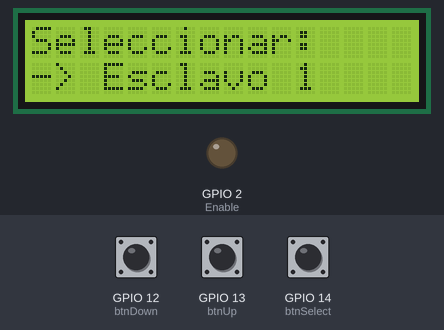
The sketch below on a simulated ESP32. Shown: 16×2 character LCD, output pins drawn as LEDs (lit = HIGH). The test bench sets the inputs (shaded band); at power-on: GPIO 14 (btnSelect) LOW, GPIO 12 (btnDown) LOW, GPIO 13 (btnUp) LOW. What the sketch prints to the serial monitor is not drawn.

Above: at 1.2 s.
1.3 s: GPIO 14 (btnSelect) pulled HIGH for 0.15 s
At 1.7 s:
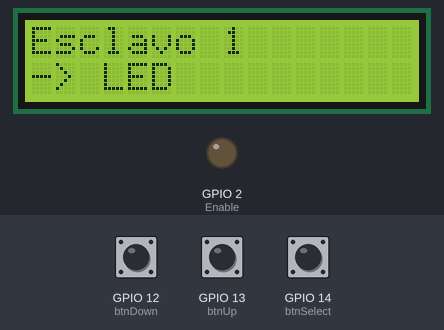
2.9 s: GPIO 12 (btnDown) pulled HIGH for 0.15 s
At 4.1 s:
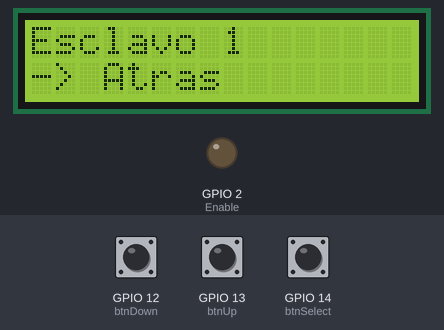
4.5 s: GPIO 12 (btnDown) pulled HIGH for 1 s
At 5.4 s:
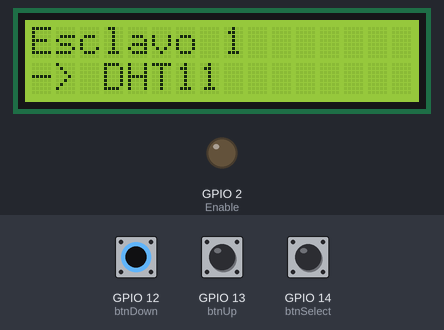
7.0 s: GPIO 14 (btnSelect) pulled HIGH for 1 s
At 10.8 s:
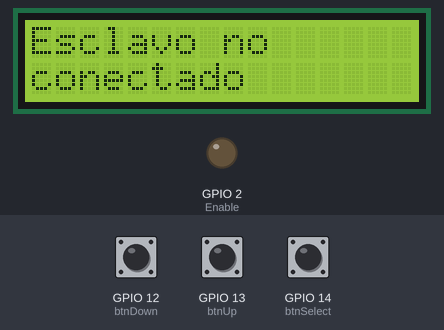
11.0 s: GPIO 13 (btnUp) pulled HIGH for 3.2 s
At 12.6 s:
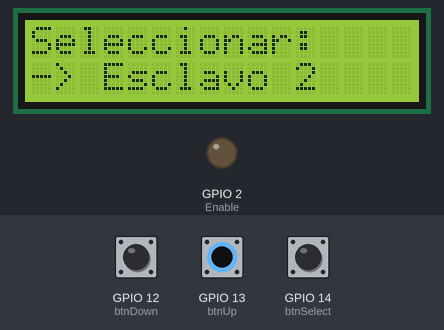
15.7 s: GPIO 14 (btnSelect) pulled HIGH for 0.15 s
At 16.4 s:
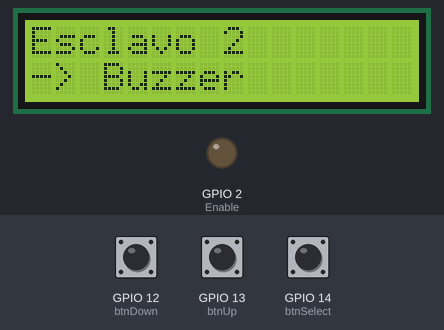
Timing chart, 0 to 18.3 s (numbered marks = the images above; inputs shaded):
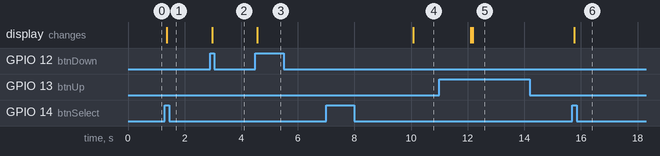

Measured:
- after the input at 1.3 s, the display: changes after 0.07 s (image 1)
- after the input at 2.9 s, the display: changes after 0.07 s (image 2)
- after the input at 4.5 s, the display: changes after 0.07 s (image 3)
- after the input at 7.0 s, the display: changes after 3.1 s (image 4)
- after the input at 11.0 s, the display: first differs from a run without the input after 1.2 s (image 5)
- after the input at 15.7 s, the display: changes after 0.07 s (image 6)

The sketch:

MASTER_CON_CASE.ino
```cpp
// MAESTRO RS-485 con MEF Unificada (estructura fiel al original y verificación detallada)
#include <Wire.h>
#include <LiquidCrystal_I2C.h>
#include <Arduino.h>
#include <string.h>
#include <HardwareSerial.h>
#include <Bounce2.h>

HardwareSerial SerialPort(2);

byte slave_1_id = 0b01;
byte slave_2_id = 0b10;
byte slave_3_id = 0b11;
byte CRC_CONSTANT = 0b011;

byte funcion_0 = 0b001;
byte funcion_1 = 0b010;
byte funcion_2 = 0b011;
byte funcion_3 = 0b100;
byte funcion_4 = 0b101;
byte funcion_5 = 0b110;

const int Enable = 2;
const int btnUp = 13, btnDown = 12, btnSelect = 14;
Bounce debouncerUp, debouncerDown, debouncerSelect;
const int debounceInterval = 50;

LiquidCrystal_I2C lcd(0x27, 16, 2);

enum EstadoSistema {
  MENU_PRINCIPAL,
  SUBMENU_ESCLAVO1,
  SUBMENU_ESCLAVO2,
  SUBMENU_ESCLAVO3,
  ESPERANDO_RESPUESTA
};
EstadoSistema estadoSistema = MENU_PRINCIPAL;

int menuOption = 0;
int submenuOption = 0;
const int maxOptions = 3;
const int maxSubmenuOptions = 3;

unsigned long tiempoEnvio = 0;
unsigned long timeoutRespuesta = 3000;

byte esclavoEsperado = 0;
byte funcionEsperada = 0;

void setup() {
  Serial.begin(9600);
  SerialPort.begin(9600, SERIAL_8N1, 16, 17);
  pinMode(Enable, OUTPUT);
  digitalWrite(Enable, LOW);
  pinMode(btnUp, INPUT);
  pinMode(btnDown, INPUT);
  pinMode(btnSelect, INPUT);
  debouncerUp.attach(btnUp); debouncerUp.interval(debounceInterval);
  debouncerDown.attach(btnDown); debouncerDown.interval(debounceInterval);
  debouncerSelect.attach(btnSelect); debouncerSelect.interval(debounceInterval);
  lcd.init();
  lcd.backlight();
  mostrarMenu(menuOption);
}

void loop() {
  debouncerUp.update();
  debouncerDown.update();
  debouncerSelect.update();

  switch (estadoSistema) {
    case MENU_PRINCIPAL:
      if (debouncerUp.rose()) { menuOption = (menuOption + 1) % maxOptions; mostrarMenu(menuOption); }
      if (debouncerDown.rose()) { menuOption = (menuOption - 1 + maxOptions) % maxOptions; mostrarMenu(menuOption); }
      if (debouncerSelect.rose()) {
        submenuOption = 0;
        estadoSistema = (EstadoSistema)(SUBMENU_ESCLAVO1 + menuOption);
        mostrarSubmenu(menuOption, submenuOption);
      }
      break;

   case SUBMENU_ESCLAVO1:
      if (debouncerUp.rose()) {
        submenuOption = (submenuOption + 1) % maxSubmenuOptions;
        mostrarSubmenu(0, submenuOption);
      }
      if (debouncerDown.rose()) {
        submenuOption = (submenuOption - 1 + maxSubmenuOptions) % maxSubmenuOptions;
        mostrarSubmenu(0, submenuOption);
      }
      if (debouncerSelect.rose()) {
        if (submenuOption == 2) {
          estadoSistema = MENU_PRINCIPAL;
          mostrarMenu(menuOption);
        } else {
          ejecutarFuncion(0, submenuOption);  // Esclavo 1: LED o DHT11
        }
      }
      break;

    case SUBMENU_ESCLAVO2:
      if (debouncerUp.rose()) {
        submenuOption = (submenuOption + 1) % maxSubmenuOptions;
        mostrarSubmenu(1, submenuOption);
      }
      if (debouncerDown.rose()) {
        submenuOption = (submenuOption - 1 + maxSubmenuOptions) % maxSubmenuOptions;
        mostrarSubmenu(1, submenuOption);
      }
      if (debouncerSelect.rose()) {
        if (submenuOption == 2) {
          estadoSistema = MENU_PRINCIPAL;
          mostrarMenu(menuOption);
        } else {
          ejecutarFuncion(1, submenuOption);  // Esclavo 2: Buzzer o HC-SR04
        }
      }
      break;

    case SUBMENU_ESCLAVO3:
      if (debouncerUp.rose()) {
        submenuOption = (submenuOption + 1) % maxSubmenuOptions;
        mostrarSubmenu(2, submenuOption);
      }
      if (debouncerDown.rose()) {
        submenuOption = (submenuOption - 1 + maxSubmenuOptions) % maxSubmenuOptions;
        mostrarSubmenu(2, submenuOption);
      }
      if (debouncerSelect.rose()) {
        if (submenuOption == 2) {
          estadoSistema = MENU_PRINCIPAL;
          mostrarMenu(menuOption);
        } else {
          ejecutarFuncion(2, submenuOption);  // Esclavo 3: Servo o LED
        }
      }
      break;

    case ESPERANDO_RESPUESTA:
      verificarRespuesta();
      break;
  }
}

void mostrarMenu(int opcion) {
  lcd.clear();
  lcd.setCursor(0, 0); lcd.print("Seleccionar:");
  lcd.setCursor(0, 1);
  if (opcion == 0) lcd.print("-> Esclavo 1");
  else if (opcion == 1) lcd.print("-> Esclavo 2");
  else lcd.print("-> Esclavo 3");
}

void mostrarSubmenu(int esclavo, int opcion) {
  lcd.clear();
  lcd.setCursor(0, 0);
  lcd.print("Esclavo ");
  lcd.print(esclavo + 1);
  lcd.setCursor(0, 1);

  if (esclavo == 0) { // Esclavo 1
    if (opcion == 0) lcd.print("-> LED");
    else if (opcion == 1) lcd.print("-> DHT11");
    else lcd.print("-> Atras");
  }
  else if (esclavo == 1) { // Esclavo 2
    if (opcion == 0) lcd.print("-> Buzzer");
    else if (opcion == 1) lcd.print("-> HC-SR04");
    else lcd.print("-> Atras");
  }
  else if (esclavo == 2) { // Esclavo 3
    if (opcion == 0) lcd.print("-> Servo");
    else if (opcion == 1) lcd.print("-> LED");
    else lcd.print("-> Atras");
  }
}

void ejecutarFuncion(int esclavo, int opcion) {
  byte id = (esclavo == 0) ? slave_1_id : (esclavo == 1) ? slave_2_id : slave_3_id;
  byte funcion = (esclavo == 0 && opcion == 0) ? funcion_0 :
                 (esclavo == 0 && opcion == 1) ? funcion_1 :
                 (esclavo == 1 && opcion == 0) ? funcion_2 :
                 (esclavo == 1 && opcion == 1) ? funcion_3 :
                 (esclavo == 2 && opcion == 0) ? funcion_4 : funcion_5;

  byte trama = (id << 6) | (funcion << 3) | (CRC_CONSTANT & 0b00000111);
  esclavoEsperado = id;
  funcionEsperada = funcion;

  while (SerialPort.available()) SerialPort.read();
  digitalWrite(Enable, HIGH);
  SerialPort.write(trama);
  SerialPort.flush();
  digitalWrite(Enable, LOW);

  estadoSistema = ESPERANDO_RESPUESTA;
  tiempoEnvio = millis();
  // lcd.clear();
  // lcd.setCursor(0, 0);
  // lcd.print("Esperando...");
}

void verificarRespuesta() {
  if (millis() - tiempoEnvio > timeoutRespuesta) {
    Serial.println("Timeout de respuesta");
    lcd.clear();
    lcd.setCursor(0, 0); lcd.print("Esclavo no");
    lcd.setCursor(0, 1); lcd.print("conectado");
    delay(2000);
    estadoSistema = MENU_PRINCIPAL;
    mostrarMenu(menuOption);
    return;
  }

  if (SerialPort.available()) {
    byte dato = SerialPort.read();
    if (dato == 0xFF) {
      while (SerialPort.available() < 1);
      byte id = SerialPort.read();
      while (SerialPort.available() < 1);
      byte funcion = SerialPort.read();

      if (id == slave_1_id) {
        if (funcion == funcion_0) {
          lcd.clear(); lcd.setCursor(0, 0); lcd.print("Esclavo 1 - LED");
          delay(2000);
        } else if (funcion == funcion_1) {
          while (SerialPort.available() < 2);
          byte humedad = SerialPort.read();
          byte temperatura = SerialPort.read();
          lcd.clear();
          lcd.setCursor(0, 0); lcd.print("Temp: "); lcd.print(temperatura); lcd.print(" C");
          lcd.setCursor(0, 1); lcd.print("Hum: "); lcd.print(humedad); lcd.print(" %");
          delay(2000);
        }
      } else if (id == slave_2_id) {
        if (funcion == funcion_2) {
          lcd.clear(); lcd.setCursor(0, 0); lcd.print("Buzzer-Activo");
          delay(2000);
        } else if (funcion == funcion_3) {
          while (SerialPort.available() < 1);
          byte distancia = SerialPort.read();
          lcd.clear(); lcd.setCursor(0, 0);
          lcd.print("Distancia: "); lcd.print(distancia); lcd.print(" cm");
          delay(2000);
        }
      } else if (id == slave_3_id) {
        if (funcion == funcion_4) {
          lcd.clear(); lcd.setCursor(0, 0); lcd.print("Esclavo 3 - Func 1");
          delay(2000);
        } else if (funcion == funcion_5) {
          lcd.clear(); lcd.setCursor(0, 0); lcd.print("Esclavo 3 - Func 2");
          delay(2000);
        }
      }
      estadoSistema = MENU_PRINCIPAL;
      mostrarMenu(menuOption);
    }
  }
}
```
